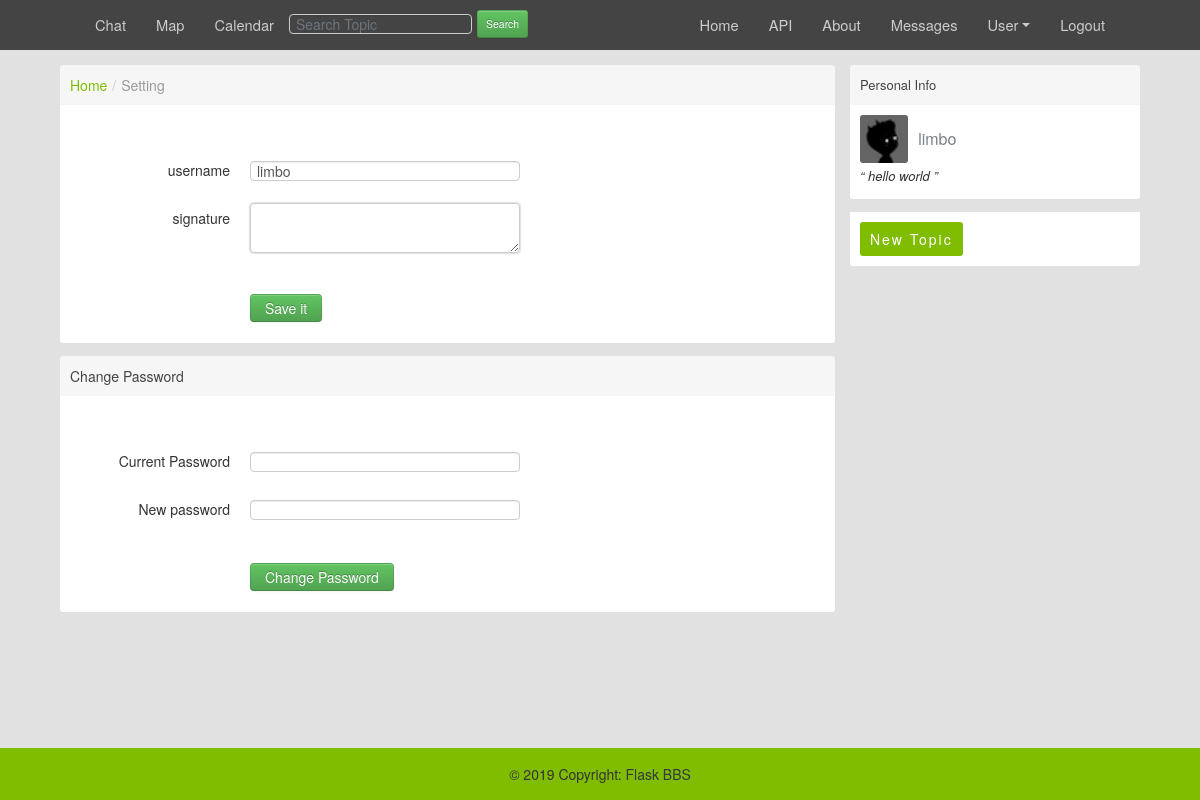
The page /setting (signed in) on the database its author committed.
### models/user.py (models this page shows, shortened)
class User(SQLMixin, db.Model):
    __tablename__ = 'User'
    """
    User 是一个保存用户数据的 model
    现在只有两个属性 username 和 password
    """
    username = Column(String(50), nullable=False)
    password = Column(String(100), nullable=False)
    image = Column(String(100), nullable=False, default='/images/base.png')
    email = Column(String(50), nullable=False, default='test@test.com')
    signature = Column(Text, default='Where the fuck I am')

### routes/index.py (the view)
@main.route('/setting', methods=['POST', 'GET'])
def setting():
    u = current_user()
    return render_template('setting.html', u=u, bid=-1)

### models/base_model.py (called while the page is built)
    @classmethod
    def one(cls, **kwargs):
        ms = cls.query.filter_by(**kwargs).first()
        return ms

### routes/__init__.py (called while the page is built)
def current_user():
    uid = session.get('user_id', '')
    u = User.one(id=uid)
    return u

### templates/setting.html (shortened to what this page needs)
{% extends "base.html" %}
{% block main %}
    <div id="main">
        {% include 'includes/_sidebar.html' %}
        <div id="content">
            <div class="panel">
                <div class="header">
                    <ul class="breadcrumb">
                        <li><a href="/">Home</a><span class="divider">/</span></li>
                        <li class="active">Setting</li>
                    </ul>
                </div>
                <div class="inner">
                    <form id="setting_form" class="form-horizontal" action="/setting/update_user" method="post">
                        <div class="control-group">
                            <label class="control-label" for="name">username</label>
                            <div class="controls">
                                <input class="input-xlarge readonly" id="name" name="username" size="30" type="text"
                                       value="{{ u.username }}">
                            </div>
                        </div>
                        <div class="control-group">
                            <label class="control-label" for="signature">signature</label>
                            <div class="controls">
                                <textarea class="input-xlarge" id="signature" name="signature" size="30"></textarea>
                            </div>
                        </div>
                        <div class="form-actions">
                            <input type="submit" class="btn btn-success submit_btn" data-loading-text="保存中.."
                                   value="Save it">
                        </div>
                    </form>
                </div>
            </div>
            <div class="panel">
                <div class="header">
                    <span class="col_fade">Change Password</span>
                </div>
                <div class="inner">
                    <form id="change_pass_form" class="form-horizontal" action="/setting/update_user" method="post">
                        <div class="control-group">
                            <label class="control-label" for="old_pass">Current Password</label>
                            <div class="controls">
                                <input class="input-xlarge" type="password" id="old_pass" name="old_pass" size="30">
                            </div>
                        </div>
                        <div class="control-group">
                            <label class="control-label" for="new_pass">New password</label>
                            <div class="controls">
                                <input class="input-xlarge" type="password" id="new_pass" name="new_pass" size="30">
                            </div>
                        </div>
                        <div class="form-actions">
                            <input type="submit" class="btn btn-success submit_btn" data-loading-text="更改中.."
                                   value="Change Password">
                        </div>
                    </form>
                </div>
            </div>
        </div>
    </div>
{% endblock %}

### templates/includes/_sidebar.html (shortened to what this page needs)
<div id="sidebar">
    <div class="panel">
        <div class="header">
            <span class="col_fade">Personal Info</span>
        </div>
        <div class="inner">
            <div class="user_card">
                <div>
                    <a class="user_avatar" href="{{ url_for('index.userinfo', name=u.username) }}">
                        <img src="{{ u.image }}" title="{{ u.username }}">
                    </a>
                    <span class="user_name"><a class="dark"
                                               href="{{ url_for('index.userinfo', name=u.username) }}">{{ u.username }}</a></span>
                    <div>
                      <span class="signature">
                        “
                          {{ u.signature }}
                        ”
                      </span>
                    </div>
                </div>
            </div>
        </div>
    </div>
    {% if current_user() is not none %}
        <div class="panel">
            <div class="inner">
                <a href="/topic/new?board_id={{ bid }}" class="create_topic_btn">
                    <span class="span-success">New Topic</span>
                </a>
            </div>
        </div>
    {% endif %}
</div>

### rows shown on the page
User: image (picture), username "limbo", signature "hello world"
